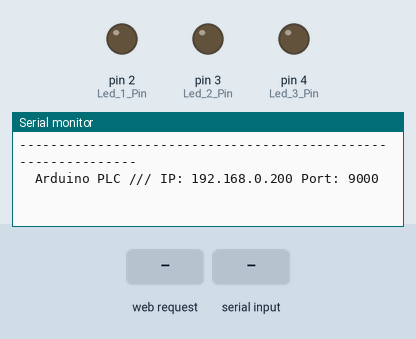
A sketch run on a simulated Arduino Uno, built with avr-gcc and run on an emulated ATmega328P. Shown: output pins drawn as LEDs (lit = HIGH), the last lines printed to the serial monitor. Inputs (shaded band) come from the test bench. WiFi joins after 1.5 s; servers stay silent unless stated.

Above: at 1.2 s.
1.3 s: HTTP request GET /A0. received
At 2.2 s:
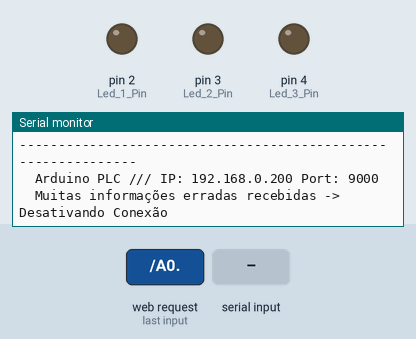
2.8 s: "/SM1;" received over Serial
At 4.0 s:
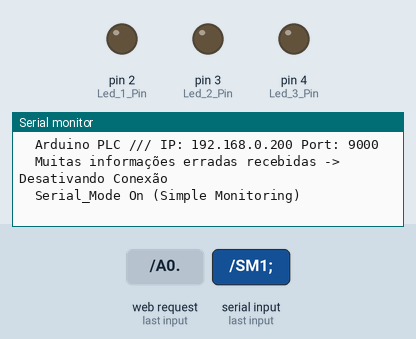
4.3 s: "/SM2;" received over Serial
At 5.3 s:
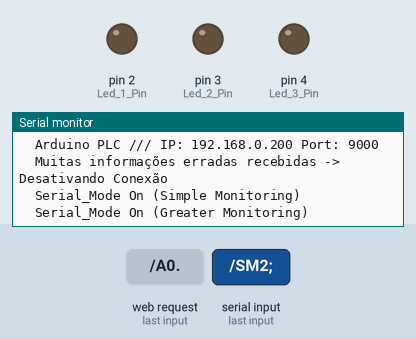
5.8 s: "/SM0;" received over Serial
At 6.5 s:
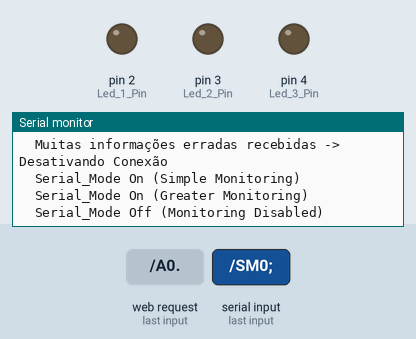

The sketch:

FlutterAPP_for_Arduino_Silicone.ino
```cpp
#include <SPI.h>
#include <Ethernet.h>

byte mac[] = {0xDE, 0xAD, 0xBE, 0xEF, 0xFE, 0xED};
IPAddress ip(192, 168, 0, 200); String Ip = "192.168.0.200";
EthernetServer server(9000); String Port = "9000";

int Serial_Mode = 0;
char byteRec = "";
String Serial_Read = "";
String Ethernet_Read = ""; String Request = "";
int Ethernet_Read_Erro = 0;
String Ethernet_Write = "";
int Led_Process = 0;
int Led_Control = 1; int Led_Flag = 1;

int interval = 250; unsigned long previousMillis = 0;

int AnalogInput_Pin = A0;
int Led_1_Pin = 2;
int Led_2_Pin = 3;
int Led_3_Pin = 4;
int Led_State = 0;

void setup(){

  Pin_Mode();

  Server_Begin();

  Serial_Begin();

}

void loop(){

  Monitor_Commands();

  Ethernet_Commands();

  Processes();

}

//-------------------------------------------------------------------------------------------------------------

void Server_Begin(){

  Ethernet.begin(mac, ip);

  // Verifica se o Hardware esta fuincionando
  if(Ethernet.hardwareStatus() == EthernetNoHardware){
    Serial.print("\t"); Serial.println("Hardware Ethernet não foi encontrado");
    Serial.println();
    while(true){delay(1);}
  }

  // Verifica a conexão Ethernet
  if (Ethernet.linkStatus() == LinkOFF) {
    Serial.print("\t"); Serial.println("Conexão Ethernet não foi encontrada");
    Serial.println();
  }

  server.begin();

}

void Pin_Mode(){

  pinMode(AnalogInput_Pin, INPUT_PULLUP);
  pinMode(Led_1_Pin, OUTPUT);
  pinMode(Led_2_Pin, OUTPUT);
  pinMode(Led_3_Pin, OUTPUT);

}

void Serial_Begin(){

  Serial.begin(9600);
  Serial.println("--------------------------------------------------------------"); Serial.println();
  Serial.print("\t"); Serial.println("Arduino PLC /// IP: " + Ip + " Port: " + Port); Serial.println();

}

void Monitor_Commands(){

  while(Serial.available()){
    byteRec = Serial.read();
    Serial_Read = (Serial_Read+byteRec);
    if(byteRec == '/'){Serial_Read = "/";}
    if(byteRec == ';'){

      if(Serial_Read == "/SM1;"){Serial_Mode = 1;
        Serial.print("\t"); Serial.println("Serial_Mode On (Simple Monitoring)");
        Serial.println();
      }

      if(Serial_Read == "/SM2;"){Serial_Mode = 2;
        Serial.print("\t"); Serial.println("Serial_Mode On (Greater Monitoring)");
        Serial.println();
      }

      if(Serial_Read == "/SM0;"){Serial_Mode = 0;
        Serial.print("\t"); Serial.println("Serial_Mode Off (Monitoring Disabled)");
        Serial.println();
      }

      //if(Serial_Read == "IP_Config"){IP_Config = 1;}

      Serial_Read = "";
    }
  }
}

void Ethernet_Commands(){

  //Entende que o Cliente começou a mandar dados
  EthernetClient client = server.available();
  if(client){

    //Espera até todos os dados do Cliente chegar
    while(client.available()){
      byteRec = client.read();
      Ethernet_Read = (Ethernet_Read+byteRec);
      Request = (Request+byteRec);

      //Informa ao monitor os dados que estão vindo do Cliente
      if(Serial_Mode == 2){
        Serial.print("\t"); Serial.print("Cliente IP: ");
        Serial.print("\t"); Serial.print(client.remoteIP());
        Serial.print("\t"); Serial.print(" -> "); Serial.println(byteRec);
      }

      //Limita a quantidados que o Cliente pode mandar
      if(Ethernet_Read.length() >= 20){Ethernet_Read_Erro = 1;

      }

      //Identifica o inicio e o fim de um comando valido
      if(byteRec == '/'){Request = "/";}
      if(byteRec == ';' && Ethernet_Read_Erro == 0){

        if(Request == "/START;"){Led_Process = 1;
          Ethernet_Write = "/LED PROCESS STARTED;";
        }

        if(Request == "/STOP;"){Led_Process = 0;
          Ethernet_Write = "/LED PROCESS STOPPED;";
        }

        if(Request == "/INFO;"){
          Ethernet_Write = "/A0." + String(analogRead(AnalogInput_Pin)) + ";";
        }

        client.print(Ethernet_Write);
      }
    }

    //Informa ao monitor os dados que estão vindo do Cliente
    if(Serial_Mode == 1){
      Serial.print("\t"); Serial.print("Cliente IP: ");
      Serial.print("\t"); Serial.print(client.remoteIP());
      Serial.print("\t"); Serial.print(" -> "); Serial.println(Ethernet_Read);
    }

    if((Serial_Mode == 1 || Serial_Mode == 2) && Ethernet_Read_Erro == 0){
      Serial.print("\t"); Serial.print("Server IP: ");
      Serial.print("\t"); Serial.print(Ethernet.localIP());
      Serial.print("\t"); Serial.print(" -> "); Serial.println(Ethernet_Write);
      Serial.println();
    }

    //Informa ao monitor os dados que estão vindo do Cliente
    if(Ethernet_Read_Erro == 1){
      Serial.print("\t"); Serial.print("Muitas informações erradas recebidas");
      Serial.println(" -> Desativando Conexão");
      Serial.println();
      Ethernet_Read_Erro = 0; client.stop();
    }

    byteRec = ""; Ethernet_Read = ""; Request = ""; Ethernet_Write = "";
  }
}

void Processes(){

  unsigned long currentMillis = millis();

  if(currentMillis - previousMillis >= interval){
    previousMillis = currentMillis;

    if(Led_Process == 1){

      if(Led_Control == 1 && Led_Flag == 0){
        digitalWrite(Led_1_Pin,1);
        digitalWrite(Led_2_Pin,0);
        digitalWrite(Led_3_Pin,0);
        Led_Control = Led_Control+1;
        Led_Flag = 1;
      }

      if(Led_Control == 2 && Led_Flag == 0){
        digitalWrite(Led_1_Pin,0);
        digitalWrite(Led_2_Pin,1);
        digitalWrite(Led_3_Pin,0);
        Led_Control = Led_Control+1;
        Led_Flag = 1;
      }

      if(Led_Control == 3 && Led_Flag == 0){
        digitalWrite(Led_1_Pin,0);
        digitalWrite(Led_2_Pin,0);
        digitalWrite(Led_3_Pin,1);
        Led_Control = 1;
        Led_Flag = 1;
      }

      Led_Flag = 0;
    }
  }
}
```

Measured:
- after the input at 1.3 s, the serial monitor: prints a new line at once (image 1)
- after the input at 2.8 s, the serial monitor: prints a new line at once (image 2)
- after the input at 4.3 s, the serial monitor: prints a new line at once (image 3)
- after the input at 5.8 s, the serial monitor: prints a new line at once (image 4)
